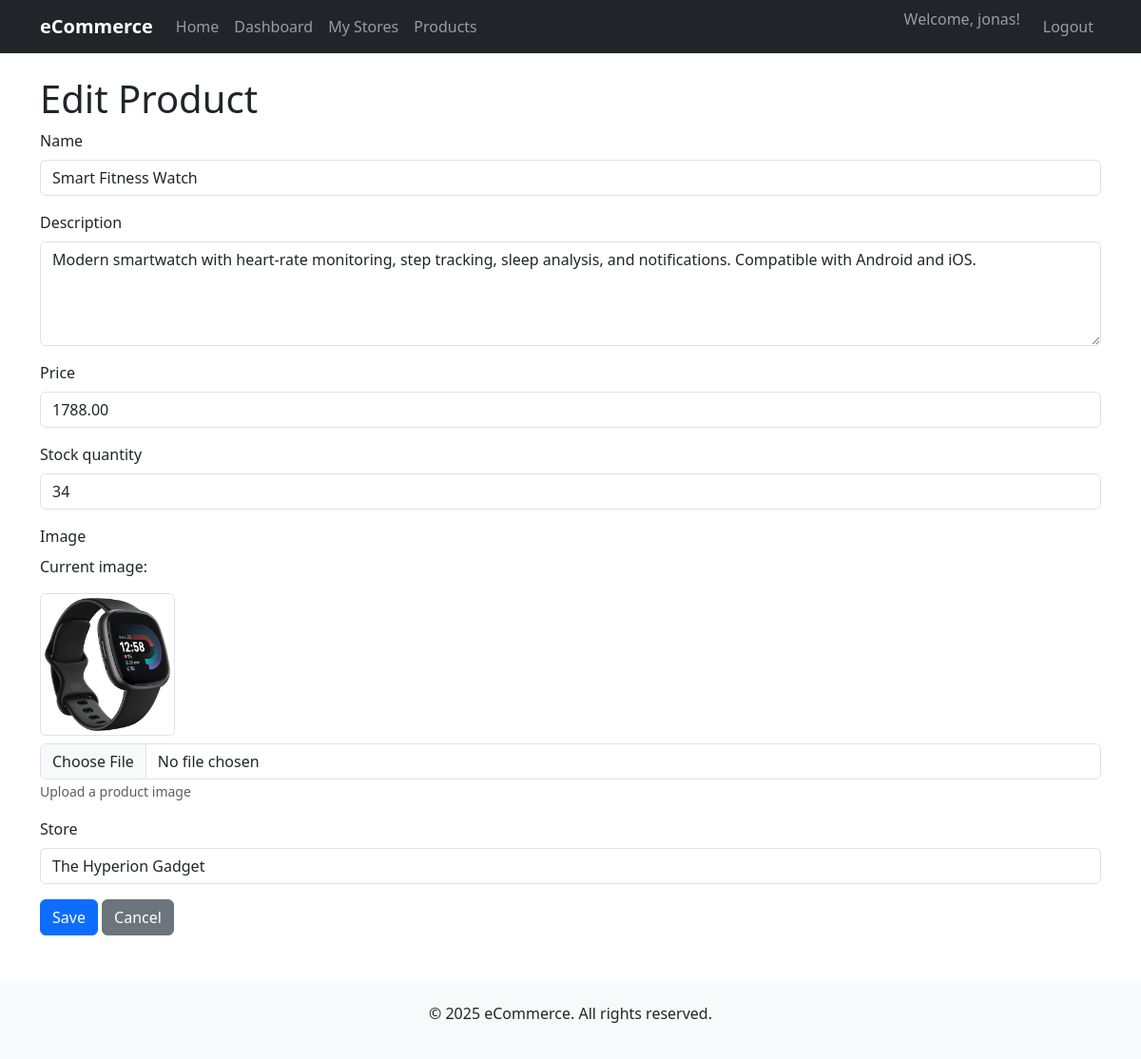
Page /vendor/products/2/edit/ (signed in) on the committed database.
### ecommerce/models.py (models this page shows, shortened)
class User(AbstractUser):
    VENDOR = 'vendor'
    BUYER = 'buyer'
    ROLE_CHOICES = [
        (VENDOR, 'Vendor'),
        (BUYER, 'Buyer'),
    ]
    role = models.CharField(max_length=10, choices=ROLE_CHOICES, default=BUYER)
    email = models.EmailField(unique=True)
    def is_vendor(self):
        return self.role == self.VENDOR

class Product(models.Model):
    name = models.CharField(max_length=200)
    description = models.TextField()
    price = models.DecimalField(max_digits=10, decimal_places=2)
    stock_quantity = models.PositiveIntegerField(default=0)
    image = models.ImageField(upload_to='products/', blank=True, null=True, help_text='Upload a product image')
    store = models.ForeignKey(Store, on_delete=models.CASCADE, related_name='products')
    created_at = models.DateTimeField(auto_now_add=True)
    updated_at = models.DateTimeField(auto_now=True)
    class Meta:
        ordering = ['-created_at']

### ecommerce/views.py (the view)
# urls.py: path('vendor/products/<int:product_id>/edit/', views.product_edit, name='product_edit'),
@login_required
def product_edit(request, product_id):
    if not request.user.is_vendor():
        messages.error(request, 'Access denied.')
        return redirect('home')
    product = get_object_or_404(Product, id=product_id, store__vendor=request.user)
    if request.method == 'POST':
        form = ProductForm(request.POST, request.FILES, instance=product)
        form.fields['store'].queryset = Store.objects.filter(vendor=request.user)
        if form.is_valid():
            form.save()
            messages.success(request, 'Product updated successfully!')
            return redirect('product_list')
    else:
        form = ProductForm(instance=product)
        form.fields['store'].queryset = Store.objects.filter(vendor=request.user)
    return render(request, 'ecommerce/product_form.html', {'form': form, 'title': 'Edit Product', 'product': product})

### ecommerce/forms.py (shortened to what this page needs)
class ProductForm(forms.ModelForm):
    class Meta:
        model = Product
        fields = ['name', 'description', 'price', 'stock_quantity', 'image', 'store']
        widgets = {
            'name': forms.TextInput(attrs={'class': 'form-control'}),
            'description': forms.Textarea(attrs={'class': 'form-control', 'rows': 4}),
            'price': forms.NumberInput(attrs={'class': 'form-control', 'step': '0.01', 'min': '0'}),
            'stock_quantity': forms.NumberInput(attrs={'class': 'form-control', 'min': '0'}),
            'image': forms.FileInput(attrs={'class': 'form-control', 'accept': 'image/*'}),
            'store': forms.Select(attrs={'class': 'form-control'}),
        }

### ecommerce/context_processors.py (called while the page is built)
def cart_count(request):
    cart_count = 0
    if request.user.is_authenticated and hasattr(request.user, 'role') and request.user.role == 'buyer':
        cart = request.session.get('cart', {})
        cart_count = sum(cart.values())
    return {'cart_count': cart_count}

### ecommerce/models.py (called while the page is built)
    def __str__(self):
        return self.name

### templates/ecommerce/product_form.html (shortened to what this page needs)
{% extends 'base.html' %}
{% block content %}
<h1>{{ title }}</h1>
<form method="post" enctype="multipart/form-data">
    {% for field in form %}
        <div class="mb-3">
            <label for="{{ field.id_for_label }}" class="form-label">{{ field.label }}</label>
            {% if field.name == 'image' and product and product.image %}
                <div class="mb-2">
                    <p>Current image:</p>
                    <img src="{{ product.image.url }}" alt="Current product image" style="max-height: 150px; max-width: 150px; object-fit: cover;" class="img-thumbnail">
                </div>
            {% endif %}
            {{ field }}
            {% if field.help_text %}
                <small class="form-text text-muted">{{ field.help_text }}</small>
            {% endif %}
        </div>
    {% endfor %}
    <button type="submit" class="btn btn-primary">Save</button>
    <a href="{% url 'product_list' %}" class="btn btn-secondary">Cancel</a>
</form>
{% endblock %}

### templates/base.html (shortened to what this page needs)
<!DOCTYPE html>
<html lang="en">
<head>
    <link href="https://cdn.jsdelivr.net/npm/bootstrap@5.3.0/dist/css/bootstrap.min.css" rel="stylesheet">
</head>
<body>
    <nav class="navbar navbar-expand-lg navbar-dark bg-dark">
        <div class="container">
            <a class="navbar-brand" href="{% url 'home' %}">eCommerce</a>
            <div class="collapse navbar-collapse" id="navbarNav">
                <ul class="navbar-nav me-auto">
                    <li class="nav-item">
                        <a class="nav-link" href="{% url 'home' %}">Home</a>
                    </li>
                    {% if user.is_authenticated %}
                        {% if user.role == 'vendor' %}
                            <li class="nav-item">
                                <a class="nav-link" href="{% url 'vendor_dashboard' %}">Dashboard</a>
                            </li>
                            <li class="nav-item">
                                <a class="nav-link" href="{% url 'store_list' %}">My Stores</a>
                            </li>
                            <li class="nav-item">
                                <a class="nav-link" href="{% url 'product_list' %}">Products</a>
                            </li>
                        {% endif %}
                    {% endif %}
                </ul>
                <ul class="navbar-nav">
                    {% if user.is_authenticated %}
                        <li class="nav-item">
                            <span class="navbar-text me-3">Welcome, {{ user.username }}!</span>
                        </li>
                        <li class="nav-item">
                            <a class="nav-link" href="{% url 'logout' %}">Logout</a>
                        </li>
                    {% endif %}
                </ul>
            </div>
        </div>
    </nav>
    <div class="container mt-4">
        {% block content %}
        {% endblock %}
    </div>
    <footer class="text-center">
        <div class="container">
            <p>&copy; 2025 eCommerce. All rights reserved.</p>
        </div>
    </footer>
</body>
</html>

### templates/base.html (style rules this page uses)
.navbar-brand { font-weight: bold; }
footer { margin-top: 50px; padding: 20px 0; background-color: #f8f9fa; }

### rows in the picture
User: username "jonas"
Product: form "Smart Fitness Watch" "Modern smartwatch with heart-rate monitoring, step tracking, sleep analysis, and notifications. Compatible with Android and iOS." "1788.00" "34" "The Hyperion Gadget", image (picture)

### other values in the picture
{{ title }} "Edit Product"
{{ field.label }} "Name" "Description" "Price" "Stock quantity" "Image" "Store"
{{ field.help_text }} "Upload a product image"
